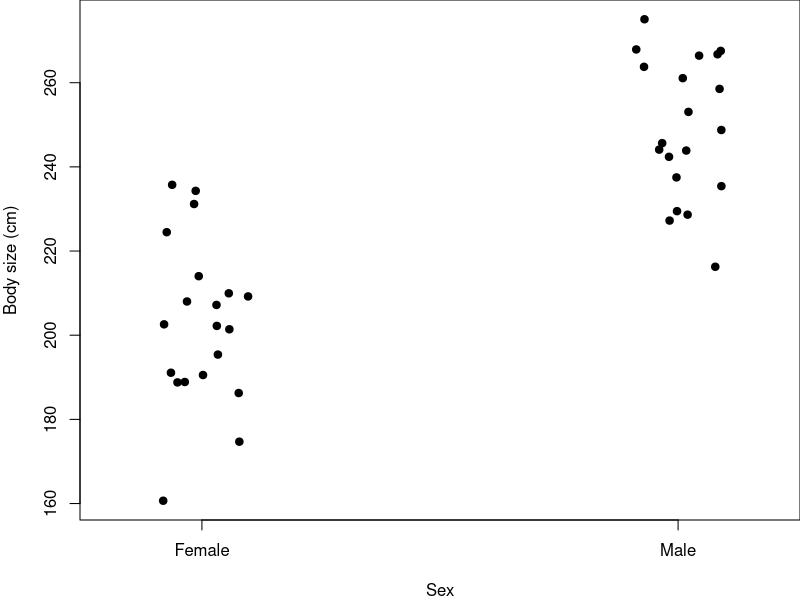
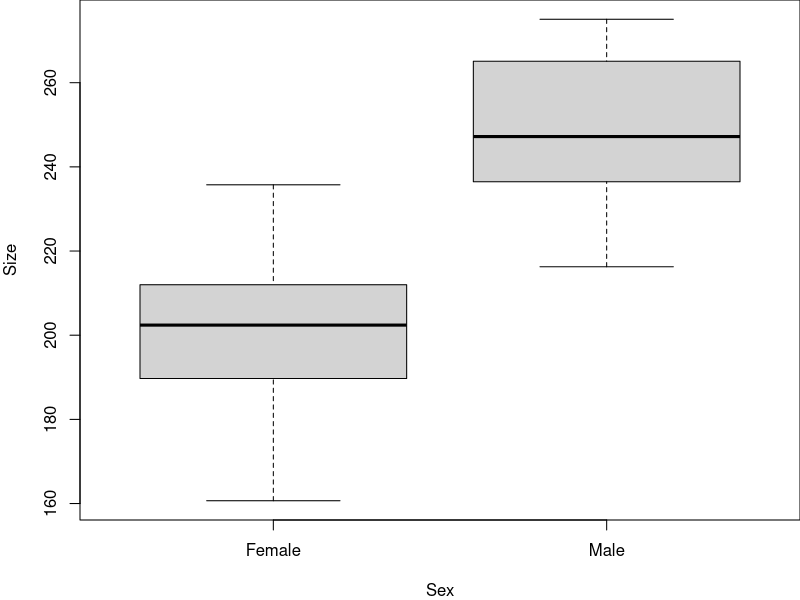
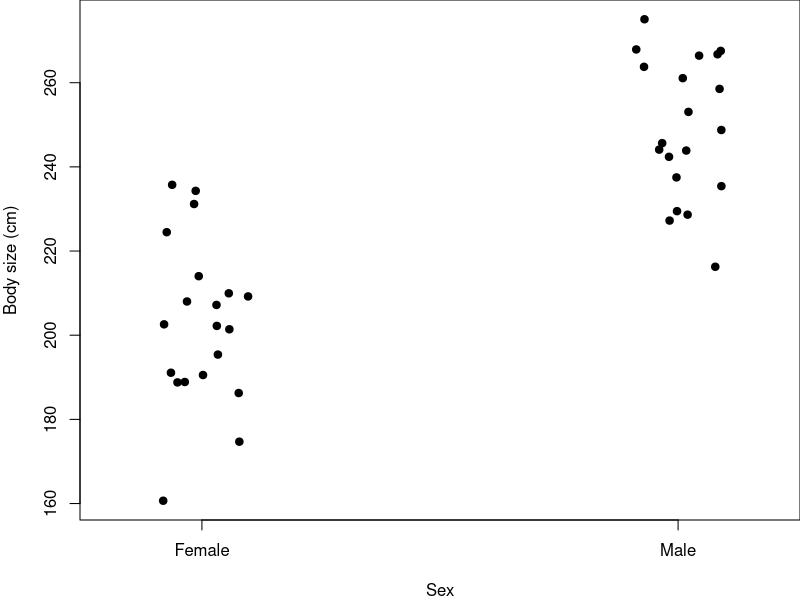
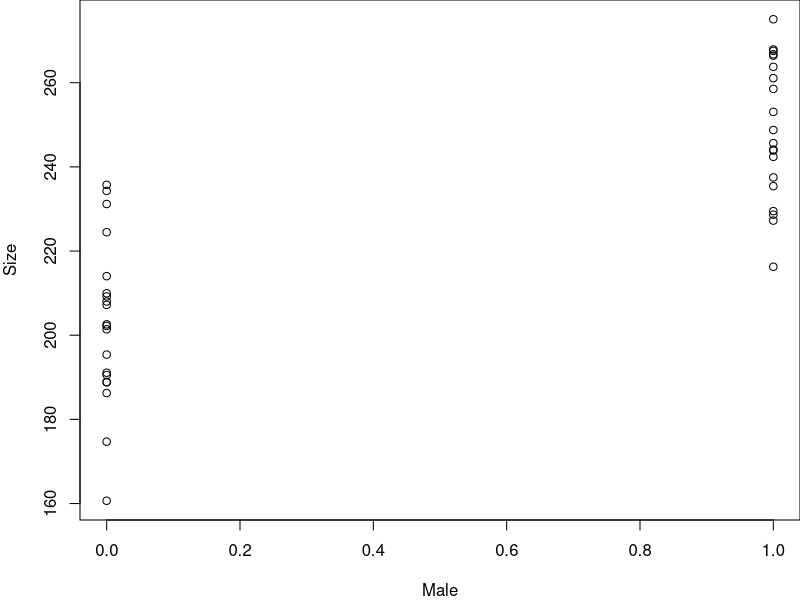

Here is the R script that generated these plots, in order:
## ---- chunk 1

knitr::opts_chunk$set(
	echo = TRUE,
	message = FALSE,
	warning = FALSE,
	cache = TRUE
)
## ---- chunk 2

#  NRES 710, Analysis of Categorical Data
#     University of Nevada, Reno
#     Testing between two groups

## ---- chunk 3
### Code for simulating data to be analyzed body size data for two sexes

# Adjust some parameters
par(mar = c(4,4,0,0))

# Set the seed for reproducibility
set.seed(123)

# Simulate the binomial X-variable (sex)
n <- 40
x <- c(rep("Female", n/2), rep("Male", n/2))

# Simulate continuous y-variable data
y <- ifelse(x == "Female",
            rnorm(n/2, mean = 200, sd = 20), #females
            rnorm(n/2, mean = 250, sd = 20)) #males

# Create dataframe
datum <- data.frame(Sex = x, Size = y)

# Plot
stripchart(Size ~ Sex, data = datum, vertical = TRUE, method = "jitter",
           pch = 19, xlab = "Sex", ylab = "Body size (cm)")
## ---- chunk 4
### Code for simulating data to be analyzed body size data for two sexes

# Set the seed for reproducibility
set.seed(123)

# Simulate the binomial X-variable (sex)
n <- 40
x <- c(rep("Female", n/2), rep("Male", n/2))
x <- factor(x)

# Simulate continuous y-variable data
y <- ifelse(x == "Female",
            rnorm(n/2, mean = 200, sd = 20), #females
            rnorm(n/2, mean = 250, sd = 20)) #males

# Create dataframe
datum <- data.frame(Sex = x, Size = y)

# Examine the data
head(datum)
tail(datum)

# Plot the data to examine it!
plot(Size ~ Sex, data=datum)
# Box and whiskers plot!
# Bold black line = median
# Edges of box: 75% and 25% quartiles
# Bars: 95% limits
# Points: outliers, or 5% of data outside of the 95% intervals

# Analyze this using the 't.test()' function in R:
help(t.test)
results <- t.test(Size ~ Sex, data = datum)

# Examine the summary
summary(results)
# Some functions in R don't have summary functions for them because they are so simple!

# Just ask for the object
results

## ---- chunk 5
251.2 - 198.9

## ---- chunk 6
(64.44 - 40.14)/2

## ---- chunk 7
# Plot
stripchart(Size ~ Sex, data = datum, vertical = TRUE, method = "jitter", 
           pch = 19, xlab = "Sex", ylab = "Body size (cm)")

## ---- chunk 8
### Code for simulating data to be analyzed body size data for two sexes

# Recall our 'datum' object
head(datum)
tail(datum)

# We need to 'dummy-code' our Sex variable, e.g., as 'Male'
Male <- c(rep(0, n/2), rep(1, n/2))

# Add 'Male' to the dataframe
datum <- cbind(datum, Male)

# Plot the data!
plot(Size ~ Male, data = datum)

## ---- chunk 9
# Examine the old t-test results
results
248.9749 - 202.8325 # effect of being male

# Use lm() to run regression with dummy-coded X-data
results2 <- lm(Size ~ Male, data = datum)
summary(results2)

## ---- chunk 10
# Confidence intervals
confint(results2)

## ---- chunk 11
# Regression with a categorical variable
results3 <- lm(Size ~ Sex, data = datum)
summary(results3)

## ---- chunk 12
# Save the data for future lectures, if needed
write.csv(datum, "lecture_7_seal_data.csv")
